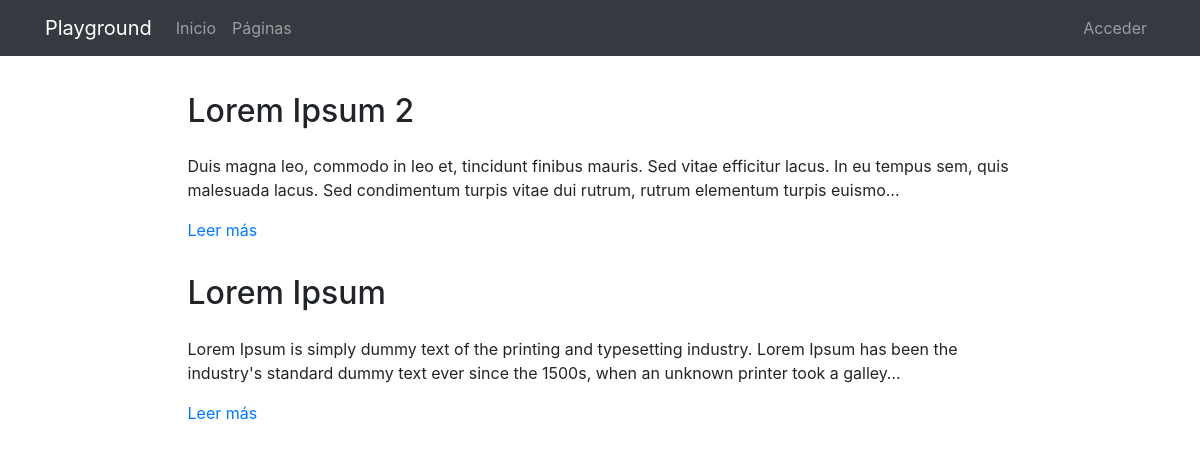
Page /pages/ on the earlier database version.
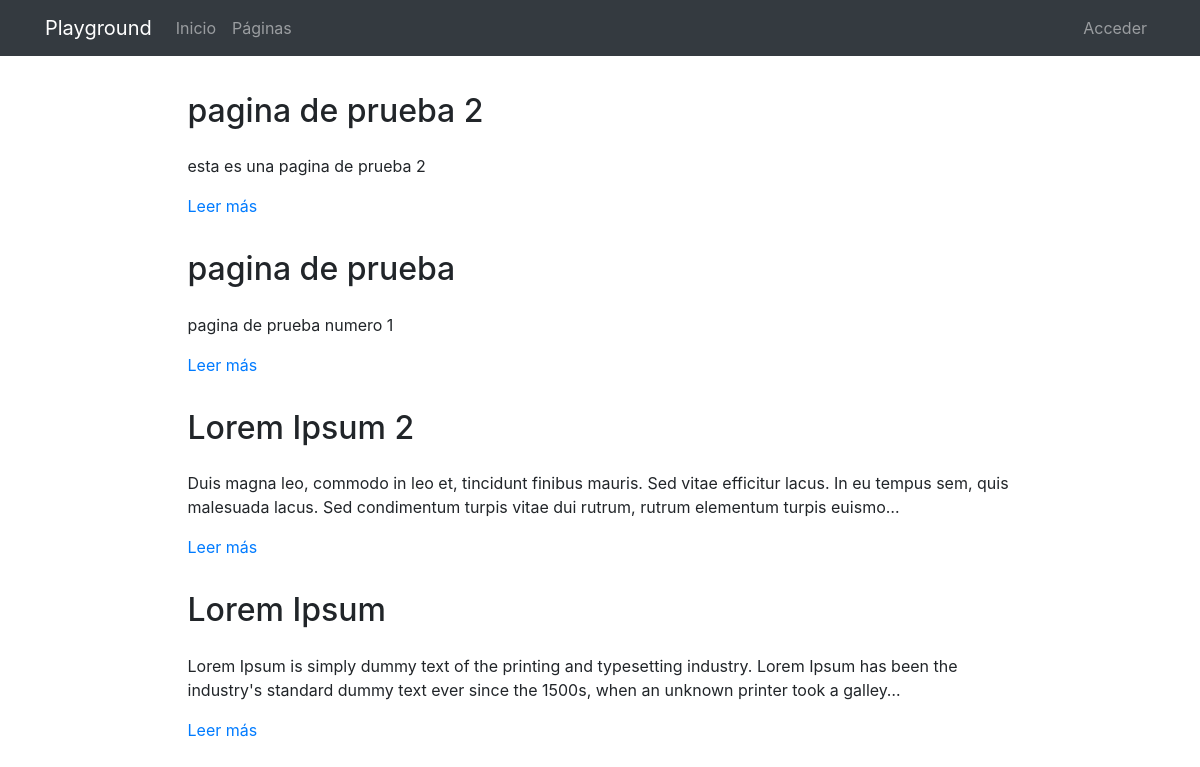
Same page on the later database version.
### pages/models.py (models this page shows, shortened)
class Page(models.Model):
    title = models.CharField(verbose_name="Título", max_length=200)
    content = RichTextField(verbose_name="Contenido")
    order = models.SmallIntegerField(verbose_name="Orden", default=0)
    created = models.DateTimeField(auto_now_add=True, verbose_name="Fecha de creación")
    updated = models.DateTimeField(auto_now=True, verbose_name="Fecha de edición")
    class Meta:
        verbose_name = "página"
        verbose_name_plural = "páginas"
        ordering = ['order', 'title']

### pages/views.py (the view)
# urls.py: path('', PagesListView.as_view(), name='pages'),
class PagesListView(ListView):
    model = Page

### pages/templates/pages/page_list.html (shortened to what this page needs)
{% extends 'core/base.html' %}
{% load static %}
{% block content %}
{% include 'pages/includes/pages_menu.html' %}
<main role="main">
  <div class="container mb-4">
    {% for page in page_list|dictsort:'id' reversed %}
      <div class="row mt-3">
        <div class="col-md-9 mx-auto">
          <h2 class="mb-4">{{page.title}}</h2>
          <div>
            <p>{{page.content|striptags|safe|truncatechars:"200"}}</p>
            <p><a href="{% url 'pages:page' page.id page.title|slugify %}">Leer más</a>
            </p>
          </div>
        </div>
      </div>
    {% endfor %}
  </div>
</main>
{% endblock %}

### core/templates/core/base.html (shortened to what this page needs)
<!DOCTYPE html>
<html lang="es">
  <head>
    {% load static %}
    <link href="{% static 'core/vendor/bootstrap/css/bootstrap.min.css' %}" rel="stylesheet">
    <link href="{% static 'core/vendor/font-awesome/css/font-awesome.min.css' %}" rel="stylesheet" type="text/css">
    <link href="{% static 'core/css/main.css' %}" rel="stylesheet">
  </head>
  <body>
    <body>
      <nav class="navbar navbar-expand-lg navbar-dark bg-dark">
        <div class="container">
          <a class="navbar-brand" href="{% url 'home' %}">Playground</a>
          <div class="collapse navbar-collapse" id="ned">
            <ul class="navbar-nav mr-auto">
              <li class="nav-item">
                <a class="nav-link" href="{% url 'home' %}">Inicio</a>
              </li>
              <li class="nav-item">
                <a class="nav-link" href="{% url 'pages:pages' %}">Páginas</a>
              </li>
            </ul>
            <ul class="navbar-nav">
              <li class="nav-item">
                <a class="nav-link" href="/admin/">
                  {% if request.user.is_staff %}Admin{% else %}Acceder{% endif %}
                </a>
              </li>
            </ul>
          </div>
        </div>
      </nav>
      {% block content %}{% endblock %}
  </body>
</html>

### pages/templates/pages/includes/pages_menu.html (shortened to what this page needs)
{% load static %}
<link href="{% static 'pages/css/custom_ckeditor.css' %}" rel="stylesheet">

### core/static/core/css/main.css (style rules this page uses)
main { padding-top: 20px; }
:root { --jumbotron-padding-y: 3rem; }

Differences in the rows shown:
added Page: title "pagina de prueba 2", content "esta es una pagina de prueba 2"
added Page: title "pagina de prueba", content "pagina de prueba numero 1"
